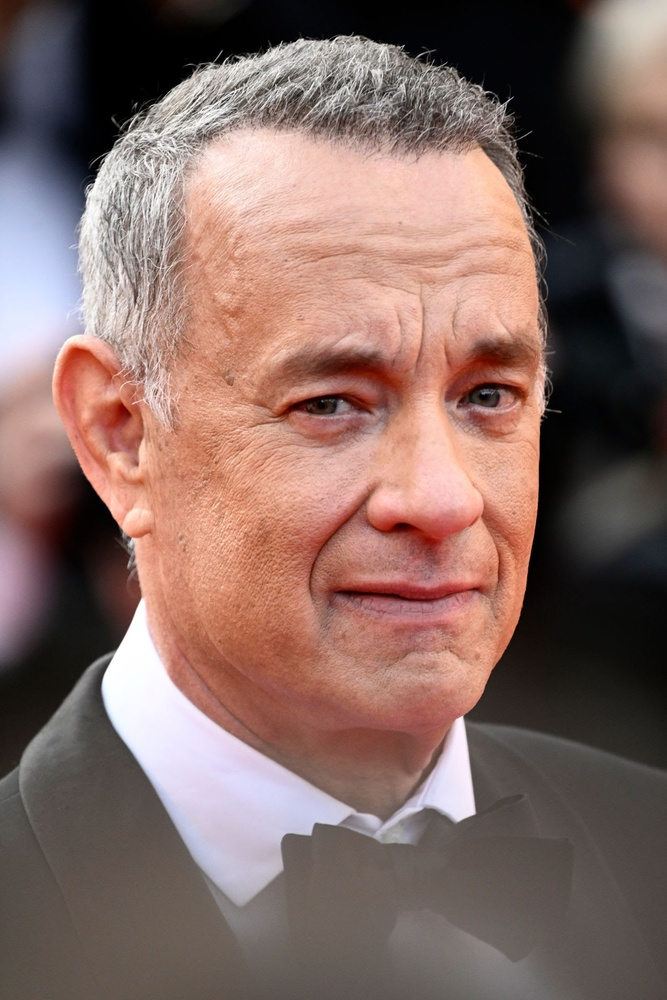
#> input picture tomhannks.jpeg, 667 x 1000 px, shrunk from 1366 x 2048 before the run, found by its file name
$ python phototosketch.py
#> lines starting #> are read from the running program, lines starting #| are printed output that depends on the picture
import cv2
image= cv2.imread(r'C:\Users\Dr Poonam Pandey\Desktop\fake news model\tomhannks.jpeg')
#> image is the input picture: shape (1000, 667, 3); mean B, G, R 100.1, 106.4, 132.6
cv2.imshow("Tom Hanks",image)
cv2.waitKey(0)
gray_image= cv2.cvtColor(image,cv2.COLOR_BGR2GRAY)
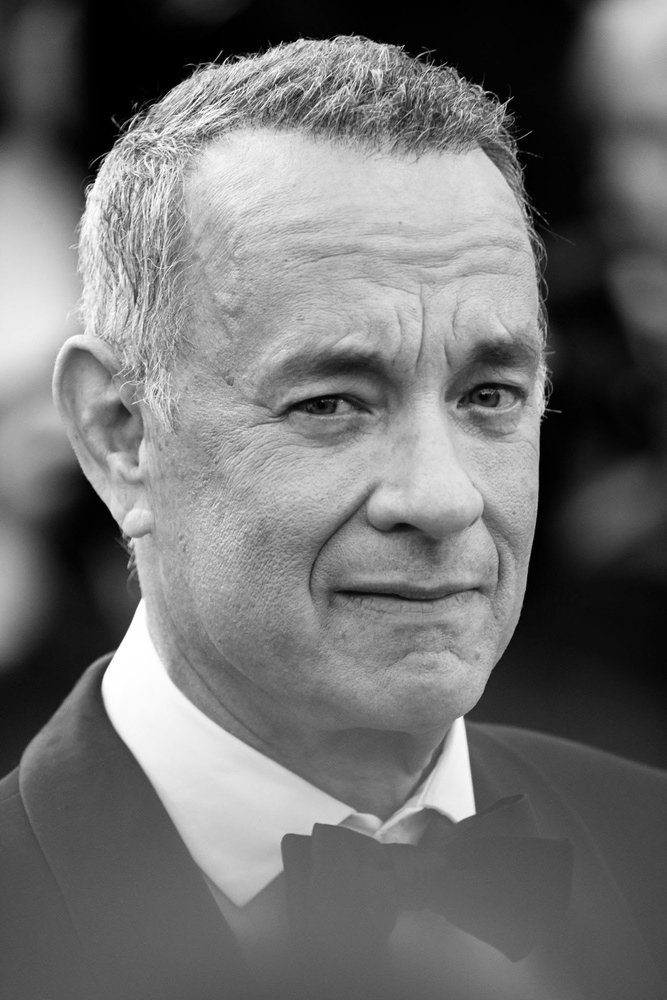
#> gray_image: shape (1000, 667); min 0, max 255, mean 113.5
cv2.imshow("New Tom Hnaks",gray_image)
cv2.waitKey(0)

inverted_image= 255-gray_image
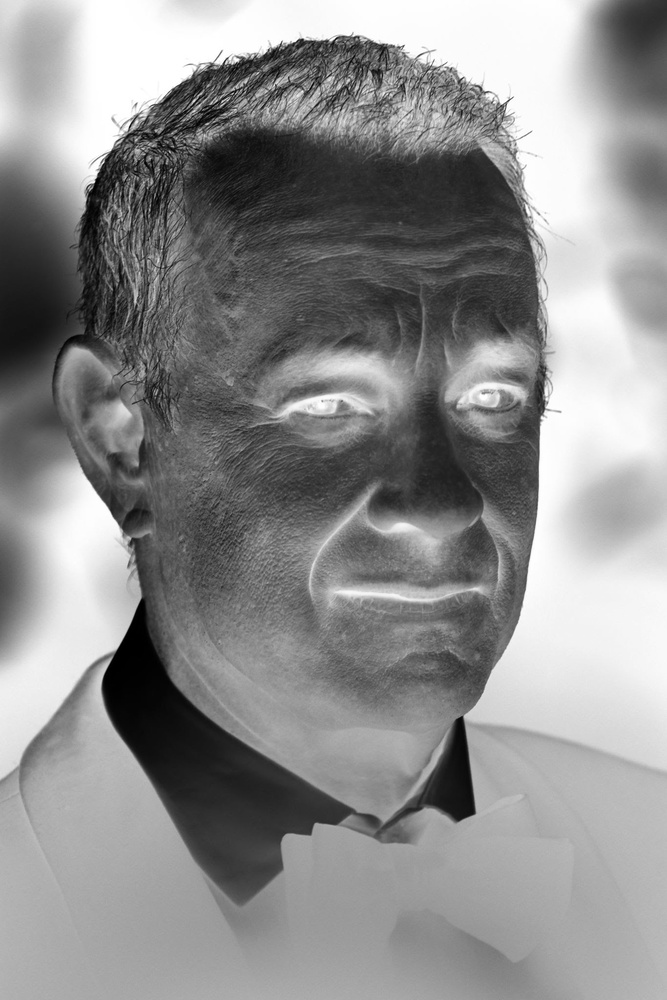
#> inverted_image: shape (1000, 667); min 0, max 255, mean 141.5
cv2.imshow("Inverted",inverted_image)
cv2.waitKey()


blurred=cv2.GaussianBlur(inverted_image,(21,21),0)
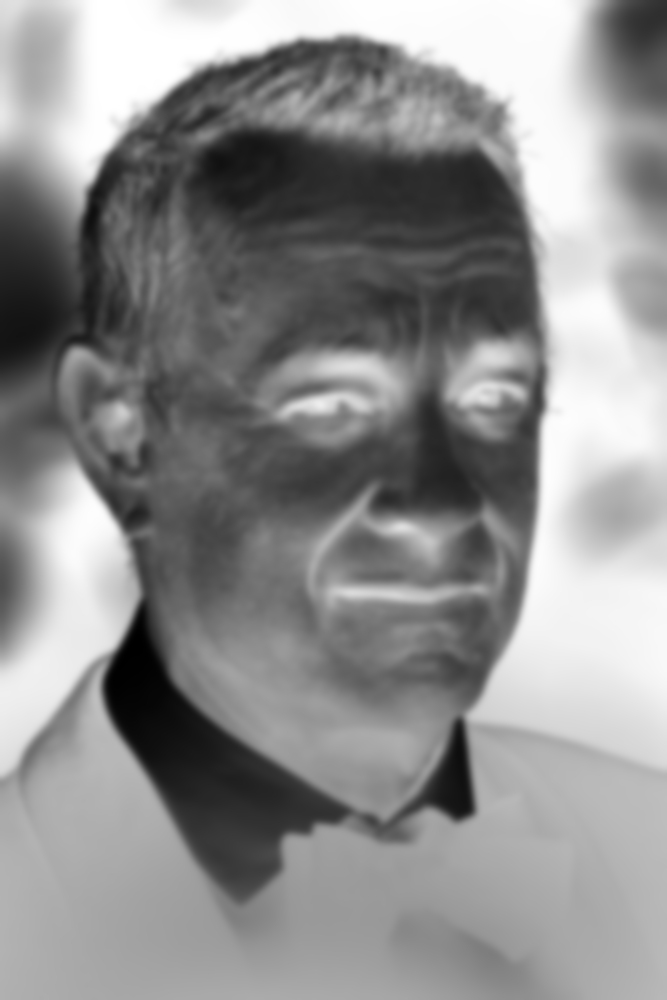
#> blurred: shape (1000, 667); min 0, max 255, mean 141.5
inverted_blurred= 255-blurred
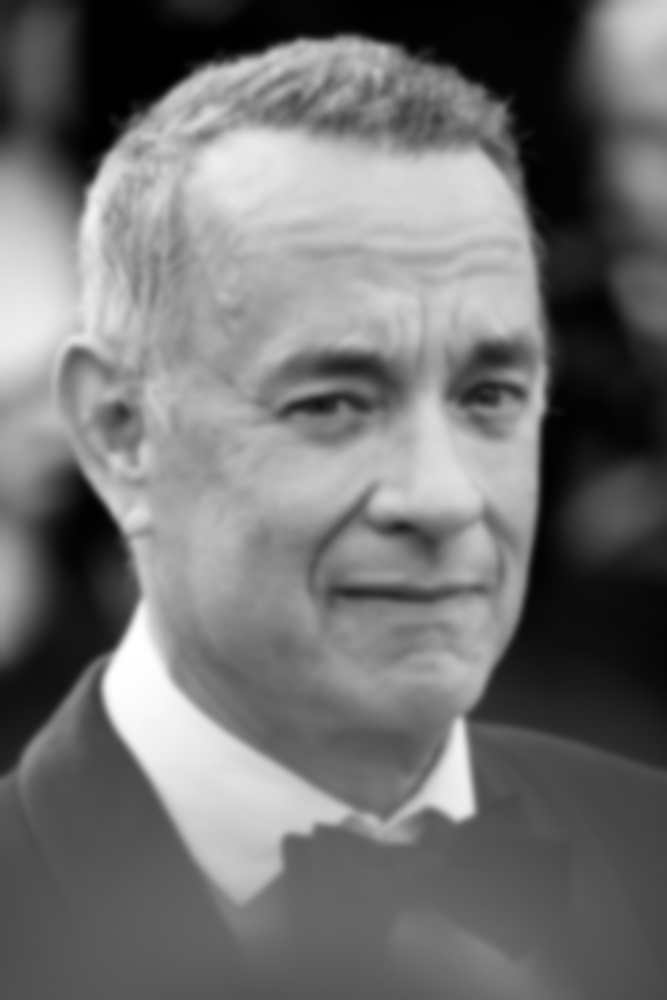
#> inverted_blurred: shape (1000, 667); min 0, max 255, mean 113.5
pencil_sketch= cv2.divide(gray_image,inverted_blurred,scale=256.0)
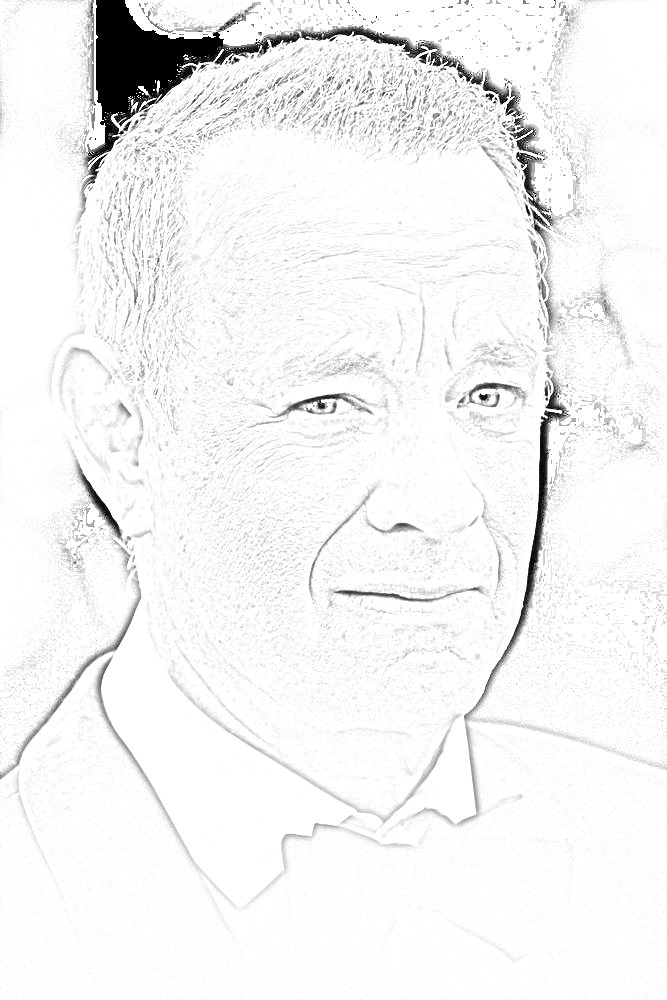
#> pencil_sketch: shape (1000, 667); min 0, max 255, mean 243
cv2.imshow("Sketch",pencil_sketch)
cv2.waitKey(0)

cv2.imshow("original image", image)
cv2.imshow("pencil sketch", pencil_sketch)
cv2.waitKey(0)
